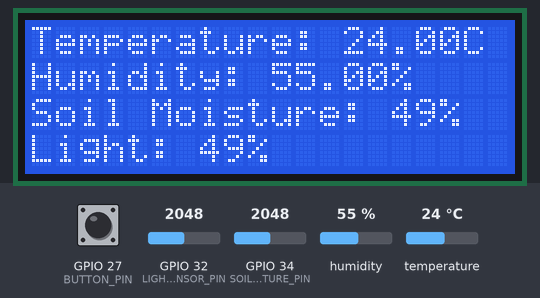
A sketch run on a simulated ESP32. Shown: 20×4 character LCD. The inputs (shaded band) are chosen by the test bench; at power-on: GPIO 27 (BUTTON_PIN) HIGH, humidity 55 %, GPIO 32 (LIGHT_SENSOR_PIN) = 2048, GPIO 34 (SOIL_MOISTURE_PIN) = 2048, temperature 24 °C. WiFi joins after 1.5 s; servers stay silent unless stated; uploads are accepted with an empty reply; what the sketch prints to the serial monitor is not drawn.

Above: at 3.2 s.
3.3 s: GPIO 27 (BUTTON_PIN) pulled LOW for 1.55 s
At 3.8 s:
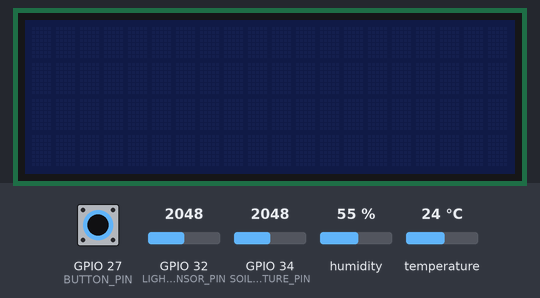
6.4 s: humidity set to 22 %
At 8.3 s:
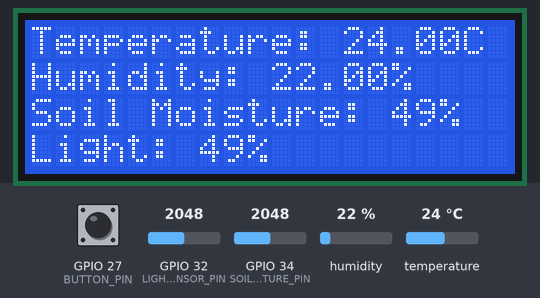
8.9 s: GPIO 32 (LIGHT_SENSOR_PIN) set to 2866
At 11.0 s:
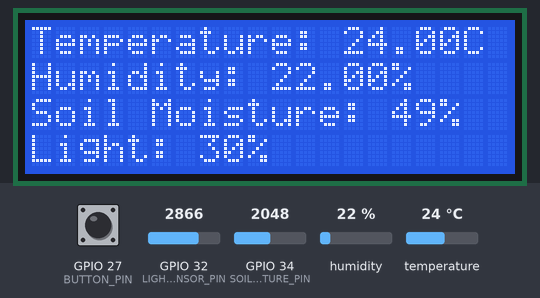
11.5 s: GPIO 34 (SOIL_MOISTURE_PIN) set to 2866
At 13.8 s:
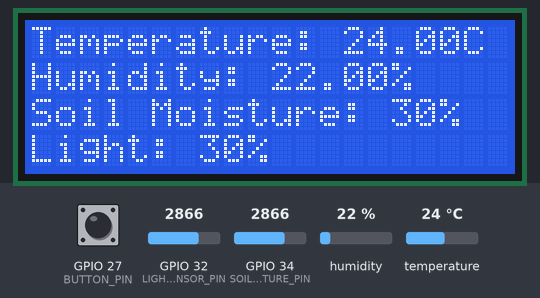
14.1 s: temperature set to 12 °C
At 16.3 s:
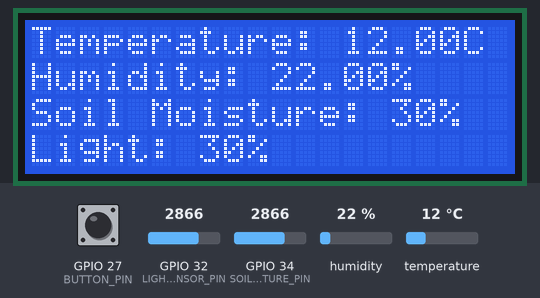
16.6 s: GPIO 32 (LIGHT_SENSOR_PIN) set to 3972
At 18.1 s:
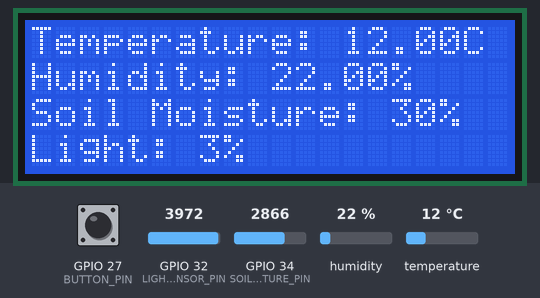
Timing chart, 0 to 19.6 s (numbered marks = the images above; inputs shaded):
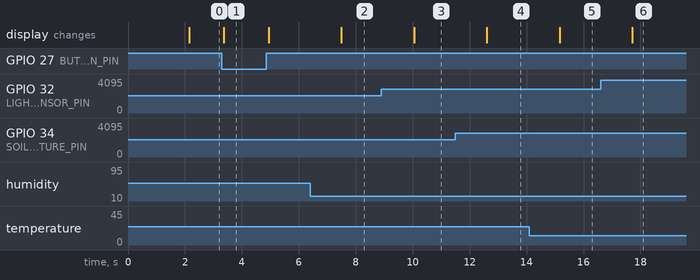

Measured:
- after the input at 3.3 s, the display: changes after 0.06 s (image 1)
- after the input at 6.4 s, the display: changes after 1.1 s (image 2)
- after the input at 8.9 s, the display: changes after 1.2 s (image 3)
- after the input at 11.5 s, the display: changes after 1.1 s (image 4)
- after the input at 14.1 s, the display: changes after 1.1 s (image 5)
- after the input at 16.6 s, the display: changes after 1.1 s (image 6)

The sketch:

ESP32sendData.ino
```cpp
#include <WiFi.h>
#include <HTTPClient.h>
#include <DHT.h>
#include <Wire.h>
#include <LiquidCrystal_I2C.h>
///
const char* ssid = "Nha tro 26DC";
const char* password = "0905070017";
const char* serverUrl = "http://192.168.22.68:3333/esp32/getdata";
//
#define DHTPIN 25
#define SOIL_MOISTURE_PIN 34
#define LIGHT_SENSOR_PIN 32
#define BUTTON_PIN 27
#define DHTTYPE DHT11

DHT dht(DHTPIN, DHTTYPE);
LiquidCrystal_I2C lcd(0x27, 20, 4);

void setup() {
  Serial.begin(115200);
  dht.begin();
  Wire.begin(21, 22);
  lcd.begin(20, 4);
  lcd.backlight();
  pinMode(BUTTON_PIN, INPUT_PULLUP);

  // Kết nối WiFi
  Serial.println("Đang kết nối WiFi...");
  WiFi.begin(ssid, password);
  while (WiFi.status() != WL_CONNECTED) {
    delay(1000);
    Serial.print(".");
  }
  Serial.println("\nKết nối thành công!");
  Serial.print("Địa chỉ IP: ");
  Serial.println(WiFi.localIP());
}

void loop() {

  bool ButtonState = digitalRead(BUTTON_PIN);

  if (ButtonState == LOW) {
    lcd.noBacklight();

    lcd.clear();

    return;
  }

  lcd.backlight();


  float humidity = dht.readHumidity();
  float temperature = dht.readTemperature();
  int soilMoistureRaw = analogRead(SOIL_MOISTURE_PIN);
  int soil = map(soilMoistureRaw, 4095, 0, 0, 100);
  int lightSensorRaw = analogRead(LIGHT_SENSOR_PIN);
  int light = map(lightSensorRaw, 4095, 0, 0, 100);


  lcd.clear();
  lcd.setCursor(0, 0);
  lcd.print("Temperature: " + String(temperature) + "C");
  lcd.setCursor(0, 1);
  lcd.print("Humidity: " + String(humidity) + "%");
  lcd.setCursor(0, 2);
  lcd.print("Soil Moisture: " + String(soil) + "%");
  lcd.setCursor(0, 3);
  lcd.print("Light: " + String(light) + "%");

  Serial.print("Temperature: ");
  Serial.print(temperature);
  Serial.println(" °C");

  Serial.print("Humidity: ");
  Serial.print(humidity);
  Serial.println(" %");

  Serial.print("Soil Moisture: ");
  Serial.print(soil);
  Serial.println(" %");

  Serial.print("Light Level: ");
  Serial.print(light);
  Serial.println(" %");


  SendDataToNodeJs(light,temperature,humidity,soil);
  delay(1000);
}

void SendDataToNodeJs(float light, float temperature, float humidity, float soil) {
  if (WiFi.status() == WL_CONNECTED) {
    HTTPClient http;
    http.begin(serverUrl);
    http.addHeader("Content-Type", "application/json");

    // Tạo dữ liệu JSON
    String jsonData = "{\"light\": " + String(light) +
                      ", \"temperature\": " + String(temperature) +
                      ", \"humidity\": " + String(humidity) +
                      ", \"soil\": " + String(soil) + "}";

    // Gửi yêu cầu POST
    int httpResponseCode = http.POST(jsonData);
    if (httpResponseCode > 0) {
      String response = http.getString();
      Serial.println("Server response: " + response);
    } else {
      Serial.println("Error sending POST request");
    }

    http.end();
  }
}
```
